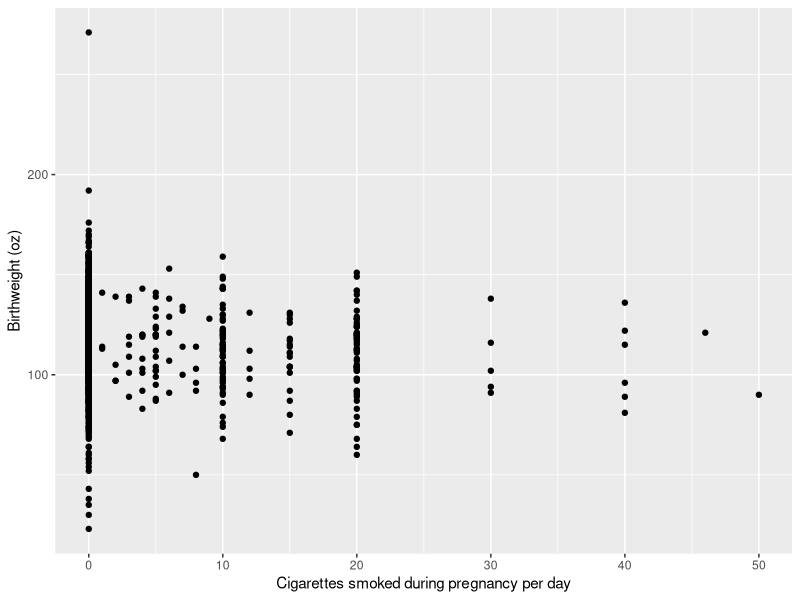
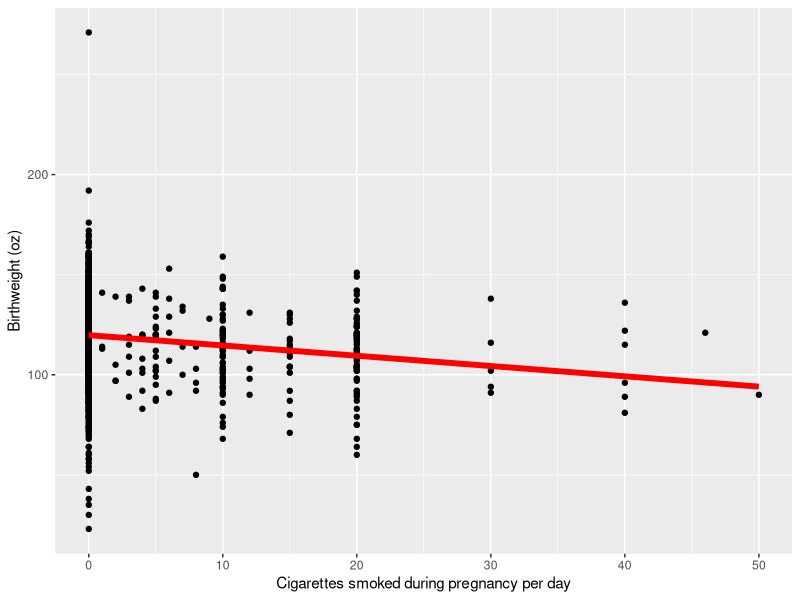
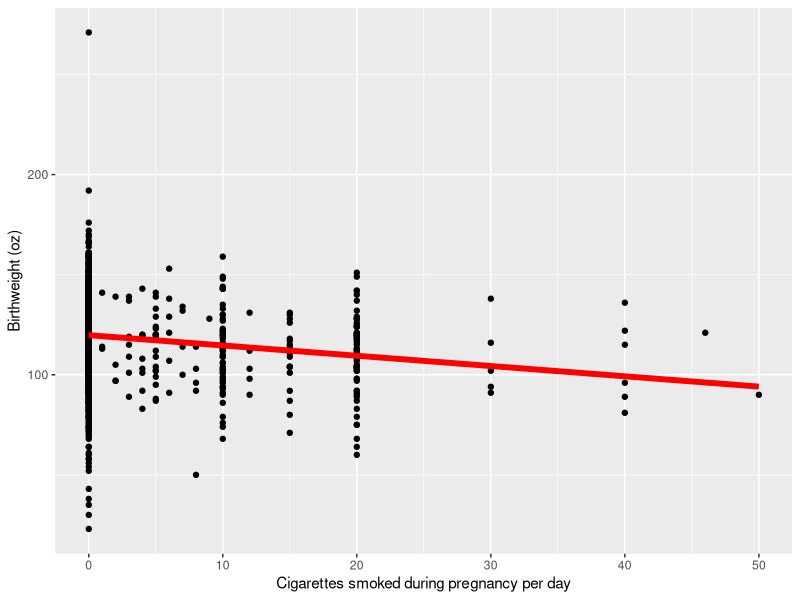
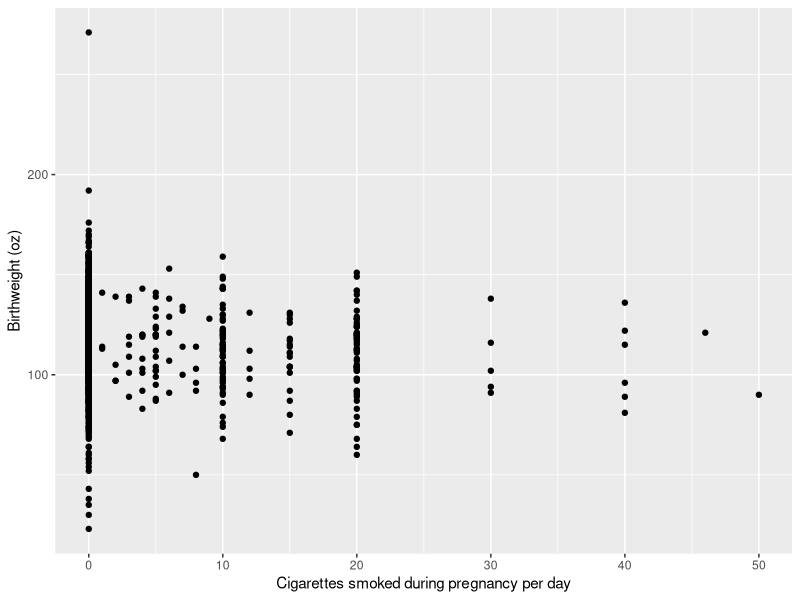
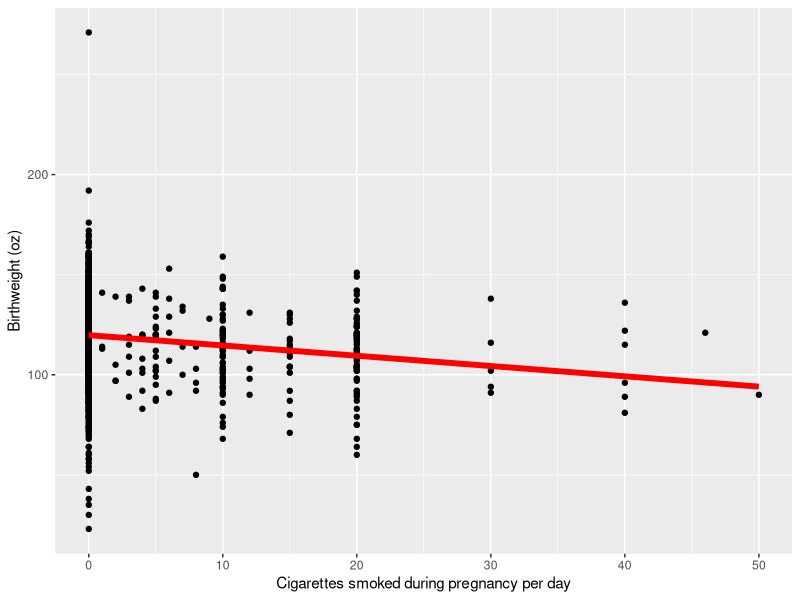
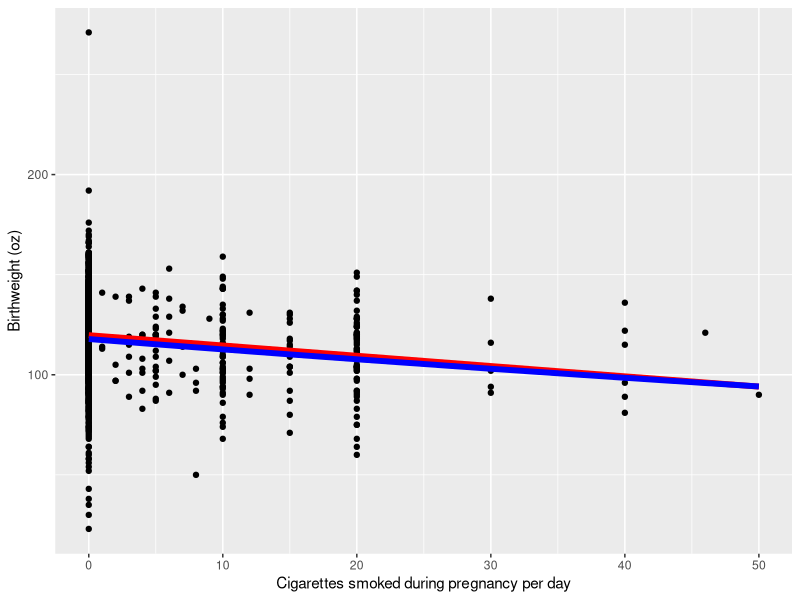
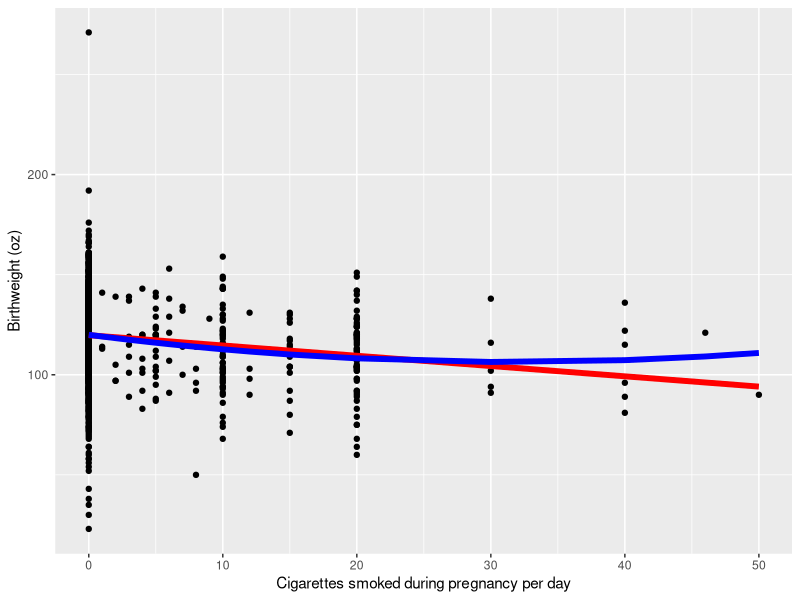

These figures' R source, in order:

rm(list=ls(all=TRUE))

library(data.table)
library(tidyverse)

## Read the BWGHT.csv example into the variable context1
context1 <- fread("BWGHT.csv")
# context1 <- read.csv("BWGHT.csv")

## Data description from BWGHT_labels.txt
# variable name   type    format     label      variable label
# faminc          float   %9.0g                 1988 family income, $1000s
# cigtax          float   %9.0g                 cig. tax in home state, 1988
# cigprice        float   %9.0g                 cig. price in home state, 1988
# bwght           int     %8.0g                 birth weight, ounces
# fatheduc        byte    %8.0g                 father's yrs of educ
# motheduc        byte    %8.0g                 mother's yrs of educ
# parity          byte    %8.0g                 birth order of child
# male            byte    %8.0g                 =1 if male child
# white           byte    %8.0g                 =1 if white
# cigs            byte    %8.0g                 cigs smked per day while preg

## Get summary statistics for all variables
head(context1)
summary(context1)

## Tables of count data
table(context1$male)
table(context1$cigs)
table(context1$male,context1$cigs)

## Basic plotting
plot_basic <- ggplot(context1, aes(x=cigs,y=bwght)) + geom_point() 
plot_basic <- plot_basic + scale_x_continuous(name="Cigarettes smoked during pregnancy per day") + scale_y_continuous(name="Birthweight (oz)")
plot_basic

## Ordinary least-squares the long painful way
y       <- context1$bwght
x       <- context1$cigs
my      <- mean(y)
mx      <- mean(x)
diffy   <- y - my
diffx   <- x - mx
num     <- sum(diffy*diffx)
denom   <- sum(diffx^2)
b1      <- num/denom
b0      <- my - b1*mx
c(b0,b1)

    # bwght = 119.8 + -0.514 cigs

    # Every 1 cigarette smoked by the mother per day during pregancy is associated with a 
    #   0.5 decrease in oz of birthweight.
    # Every pack per day (20 cigs) is associated with a 10 oz decrease in child size at 
    #   birth.
    # Every pack per day is associated with a 0.64 lb decrease in birthweight.

## Convert to lbs and recompute
y         <- y / 16
my        <- mean(y)
diffy     <- y - my
num       <- sum(diffy*diffx)
b1        <- num/denom
20*b1

## Compute OLS using lm
model1    <- lm(bwght~cigs, data=context1)
model1
summary(model1)
coef(model1)

## Plotting OLS
plot_ols   <- plot_basic + geom_line(aes(y=predict(model1)),color="red",size=2)
plot_ols
plot_ols   <- plot_ols + theme(legend.position="none") 
plot_ols #next: redefine everything for easy use later
plot_basic <- ggplot(context1, aes(x=cigs,y=bwght))+geom_point()+theme(legend.position="none")+scale_x_continuous(name="Cigarettes smoked during pregnancy per day")+scale_y_continuous(name="Birthweight (oz)")
plot_basic
plot_ols   <- plot_basic + geom_line(aes(y=predict(model1)),color="red",size=2)
plot_ols

## Multiple least-squares using lm
model2         <- lm(bwght~cigs+faminc, data=context1)
summary(model2)
    # bwght = 119.8 + -0.463 cigs + 0.0928 faminc
    
    # Every 1 cigarette smoked by the mother per day during pregancy is associated with a 
    #   0.5 decrease in oz of birthweight controlling for family income.
model3         <- lm(bwght~cigs+faminc+male+white, data=context1)
model4         <- lm(bwght~cigs+faminc+male+white+motheduc+fatheduc, data=context1)
summary(model3)
summary(model4) #this model drops some data because fatheduc is missing

## BWGHT log transform
tmp            <- log(context1$bwght)
rm("tmp")
context1$lbwght <- log(context1$bwght)
model5         <- lm(lbwght~cigs, data=context1)
model5         <- lm(log(bwght)~cigs, data=context1)
plot_log   <- plot_ols + geom_line(aes(y=exp(predict(model5))),color="blue",size=2)
plot_log

model5         <- lm(log(bwght)~cigs+faminc+male+white+motheduc+fatheduc, data=context1)
summary(model5)
coef(model5)
coef(model5)*100
    # log(bwght) = 4.7115639 + -0.0051484 cigs + 0.0004177 faminc 
    #            + 0.0332363 male + 0.0440468 white + -0.0036268 motheduc
    #            + 0.0033968 fatheduc

    # Every 1 cigarette smoked by the mother per day during pregancy is associated with a 
    #   0.51% decrease in birthweight controlling for family income.

## Quadratic regression
context1$cigsq  <- context1$cigs^2
model6         <- lm(bwght~cigs+cigsq, data=context1)
# model6         <- lm(bwght~cigs+cigs^2, data=context1) #doesn't work (R looks for interactions)
# model6         <- lm(bwght~cigs+I(cig^2), data=context1) #this does work because R treats statements inside of the I() as literal
summary(model6)
plot_quad      <- plot_ols + geom_line(aes(y=predict(model6)),color="blue",size=2)
plot_quad
model7         <- lm(log(bwght)~cigs+cigsq+faminc+male+white+motheduc+fatheduc, data=context1)
summary(model7)

## Subsetting context1
smokectxt      <- context1[cigs > 0]
# smokectxt      <- subset(context1,cigs>0) #data.frame subset for when data.table isn't working
summary(smokectxt)
model8         <- lm(log(bwght)~cigs+male+white, data=smokectxt)
summary(model8)

## Binary variable
context1$smokes         <- as.numeric(context1$cigs>0)
# smokes         <- ifelse(context1$cigs,1,0)
model9        <- lm(log(bwght)~smokes+faminc+male+white+motheduc+fatheduc, data=context1)
summary(model9)

## Adjusting for heteroskedasticity
library(lmtest)
library(sandwich)
coeftest(model9)
coeftest(model9,vcov=vcovHC)
